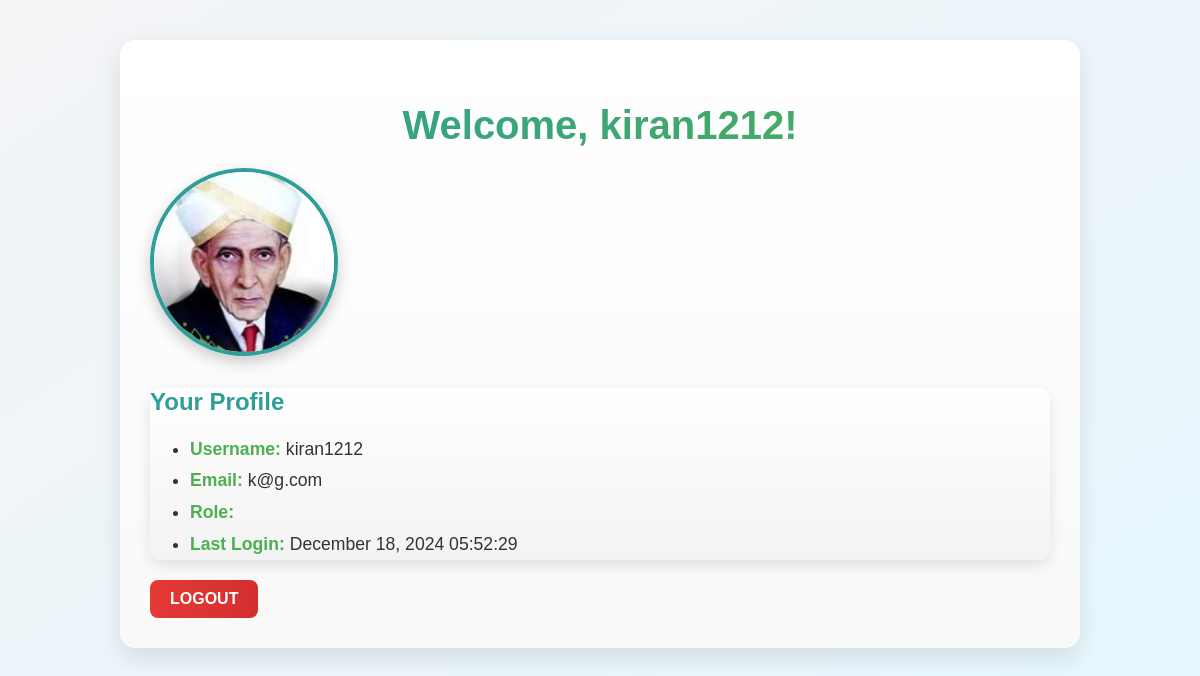
Page /core/profile/ (signed in) on the committed database.
### core/models.py (models this page shows, shortened)
class CustomUser(AbstractUser):
    ROLE_CHOICES = (
        ('teacher', 'Teacher'),
        ('student', 'Student'),
    )
    role = models.CharField(max_length=7, choices=ROLE_CHOICES)
    phone_number = models.CharField(max_length=15, blank=True, null=True, help_text="Enter a valid phone number.")
    branch = models.CharField(max_length=100, blank=True, null=True, help_text="Branch (Only for Teachers)")
    usn = models.CharField(max_length=15, blank=True, null=True, help_text="University Serial Number (Only for Students)")
    profile_picture = models.ImageField(upload_to='profile_pics/', blank=True, null=True)

### core/views.py (the view)
# urls.py: path('profile/', profile_dashboard, name='profile_dashboard'),
@login_required
def profile_dashboard(request):
    user = request.user  # Get the currently logged-in user
    if request.method == 'POST':
        form = UserChangeForm(request.POST, request.FILES, instance=user)
        if form.is_valid():
            form.save()
            messages.success(request, 'Your profile has been updated successfully.')
            return redirect('profile_dashboard')
    else:
        form = UserChangeForm(instance=user)
    return render(request, 'core/profile_dashboard.html', {
        'form': form,
       'user': user,
    })

### core/templates/core/profile_dashboard.html (shortened to what this page needs)
{% load static %}
<link rel="stylesheet" href="{% static 'css/profile.css' %}">
{% block content %}
<div class="container mt-5">
    <h2 class="text-center">Welcome, {{ user.username }}!</h2>
    <div class="text-center mb-3">
        {% if user.profile_picture %}
            <img src="{{ user.profile_picture.url }}" alt="Profile Picture" class="img-thumbnail" width="150" height="150">
        {% else %}
            <img src="{% static 'images/default_profile.png' %}" alt="Default Profile Picture" class="img-thumbnail" width="150" height="150">
        {% endif %}
    </div>
    <div class="card shadow-sm p-4">
        <h4>Your Profile</h4>
        <ul class="list-unstyled">
            <li><strong>Username:</strong> {{ user.username }}</li>
            <li><strong>Email:</strong> {{ user.email }}</li>
            <li><strong>Role:</strong> {{ user.role|title }}</li>
            <li><strong>Last Login:</strong> {{ user.last_login|date:"F d, Y H:i:s" }}</li>
        </ul>
    </div>
    <div class="mt-4">
        <form action="{% url 'logout' %}" method="POST" style="display: inline;">
    <button type="submit" class="btn btn-danger">Logout</button>
</form>
    </div>
</div>
{% endblock %}

### core/static/css/profile.css (style rules this page uses)
.container { max-width: 900px; margin: 40px auto; padding: 30px; background: linear-gradient(to bottom, #ffffff, #f9f9f9); border-radius: 15px; box-shadow: 0 10px 25px rgba(0, 0, 0, 0.1); animation: fadeIn 1s ease-in-out; }
h2.text-center { background: linear-gradient(to right, #2F9E99, #4CAF50); -webkit-background-clip: text; -webkit-text-fill-color: transparent; font-size: 2.5rem; font-weight: 700; text-align: center; margin-bottom: 20px; }
.text-center img.img-thumbnail { border: 4px solid #2F9E99; border-radius: 50%; width: 180px; height: 180px; object-fit: cover; box-shadow: 0 6px 15px rgba(0, 0, 0, 0.2); transition: transform 0.4s ease, box-shadow 0.4s ease; }
.card { background: linear-gradient(to bottom, #ffffff, #f3f3f3); border: none; border-radius: 12px; box-shadow: 0 6px 15px rgba(0, 0, 0, 0.1); margin-bottom: 20px; transition: transform 0.3s ease; }
.card h4 { color: #2F9E99; font-size: 1.5rem; margin-bottom: 10px; }
.card ul.list-unstyled { line-height: 1.8; font-size: 1.1rem; }
.card ul.list-unstyled li strong { color: #4CAF50; }
.btn { font-size: 1rem; padding: 10px 20px; border-radius: 8px; font-weight: 600; text-transform: uppercase; color: white; border: none; transition: all 0.3s ease; cursor: pointer; }
.btn-danger { background: linear-gradient(to right, #e53935, #d32f2f); }

### rows in the picture
CustomUser: username "kiran1212", email "k@g.com", last_login "December 18, 2024 05:52:29"
